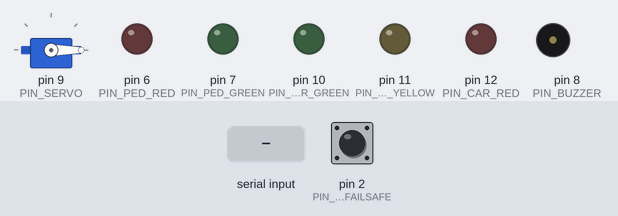
Bench run of a sketch on a simulated Arduino Nano, built with avr-gcc and run on an emulated ATmega328P. On the bench: servo, output pins drawn as LEDs (lit = HIGH), buzzer (waves = sounding, pin HIGH). The test bench sets the inputs (shaded band); at power-on: pin 2 (PIN_BTN_FAILSAFE) HIGH. What the sketch prints to the serial monitor is not drawn.

Above: at 1.9 s.
2.0 s: "1\n" received over Serial
At 2.5 s:
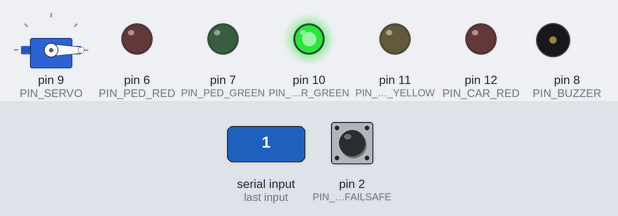
5.0 s: pin 2 (PIN_BTN_FAILSAFE) pulled LOW for 0.15 s
At 5.13 s:
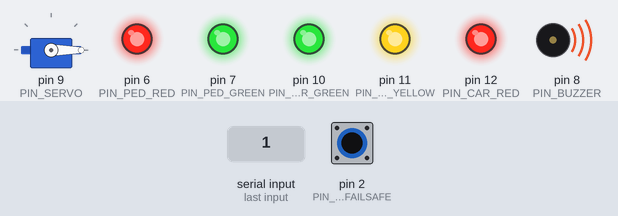
6.7 s: "2\n" received over Serial
At 7.3 s:
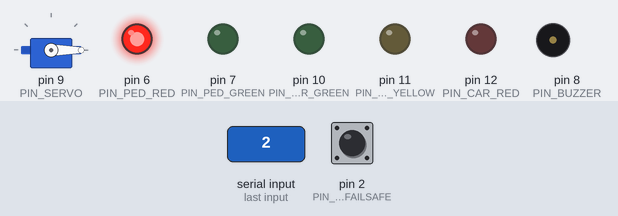
9.7 s: "3\n" received over Serial
At 9.77 s:
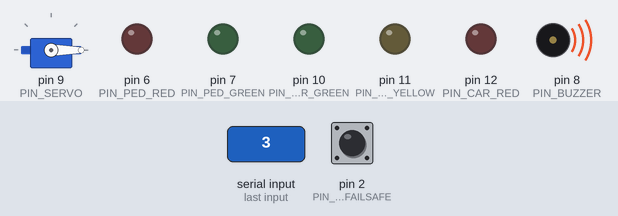
12.7 s: "4\n" received over Serial
At 15.2 s:
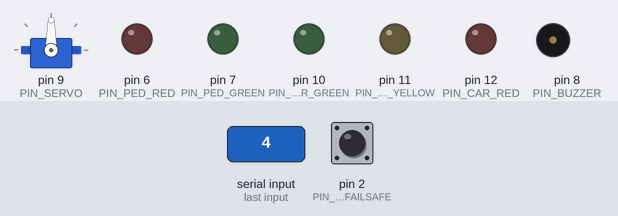
15.7 s: "b\n" received over Serial
At 18.5 s:
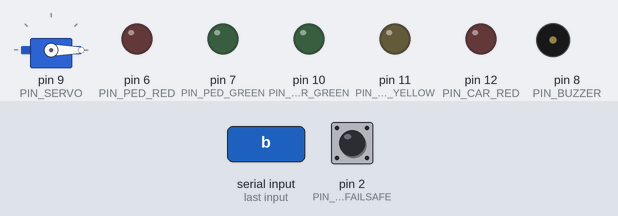
Timing chart, 0 to 19.7 s (numbered marks = the images above; inputs shaded):
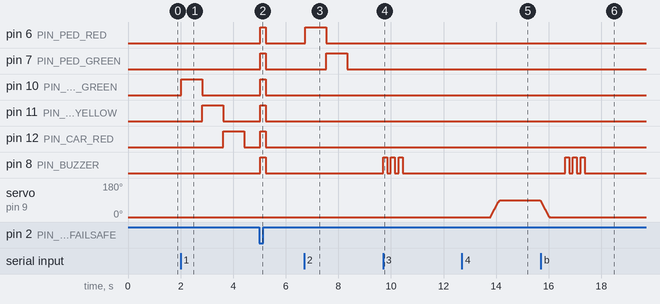

Measured:
- after the input at 2.0 s, pin 10 (PIN_CAR_GREEN): LOW → HIGH at once, → LOW 0.80 s later; pin 11 (PIN_CAR_YELLOW): LOW → HIGH after 0.82 s, → LOW 0.80 s later; pin 12 (PIN_CAR_RED): LOW → HIGH after 1.6 s, → LOW 0.80 s later
- after the input at 5.0 s, pin 6 (PIN_PED_RED), pin 7 (PIN_PED_GREEN), pin 10 (PIN_CAR_GREEN), pin 11 (PIN_CAR_YELLOW), pin 12 (PIN_CAR_RED), pin 8 (PIN_BUZZER): LOW → HIGH at once, → LOW 0.20 s later
- after the input at 6.7 s, pin 6 (PIN_PED_RED): LOW → HIGH at once, → LOW 0.80 s later; pin 7 (PIN_PED_GREEN): LOW → HIGH after 0.84 s, → LOW 0.80 s later
- after the input at 9.7 s, pin 8 (PIN_BUZZER): alternates HIGH for 0.15 s and LOW for 0.15 s, 6 changes in all, then stays LOW, starting at once
- after the input at 12.7 s, servo on pin 9 (PIN_SERVO): rises from 0° to 90° in 0.34 s, then falls to 80° in 1.6 s
- after the input at 15.7 s, pin 8 (PIN_BUZZER): alternates HIGH for 0.15 s and LOW for 0.15 s, 6 changes in all, then stays LOW, starting after 0.92 s

The sketch:

test_hardware_diagnostic.ino
```cpp
/*
 * ==============================================================================
 * DỰ ÁN: HỆ THỐNG ĐÈN GIAO THÔNG HỌC ĐƯỜNG THÔNG MINH AI - MARIE CURIE ACADEMY
 * CUỘC THI: HNUE OLYMPIC STEM 2026 - BẢNG TIỂU HỌC
 * ------------------------------------------------------------------------------
 * CHƯƠNG TRÌNH: FIRMWARE CHẨN ĐOÁN & THỬ NGHIỆM PHẦN CỨNG TỰ ĐỘNG
 * (HARDWARE DIAGNOSTIC & SANITY TEST SUITE)
 * ------------------------------------------------------------------------------
 * MỤC ĐÍCH:
 * Kiểm tra 100% cổng I/O trên Arduino Nano Expansion Shield v3.0 ngay sau khi nhận hàng.
 * Phát hiện ngay linh kiện lỗi, lỏng chân cắm hoặc sụt áp trước khi tích hợp hệ thống.
 * ==============================================================================
 * SƠ ĐỒ KẾT NỐI CHÂN TIÊU CHUẨN TRÊN NANO SHIELD V3.0:
 * - D2 : Nút bấm cơ học Failsafe (Nối chân S của D2, chân V nối 5V, chân G nối GND)
 * - D6 : Đèn LED Đi bộ ĐỎ
 * - D7 : Đèn LED Đi bộ XANH
 * - D8 : Còi chip Active Buzzer mini 5V
 * - D9 : Động cơ Servo mini SG90 (Cam -> S, Đỏ -> V, Nâu -> G)
 * - D10: Đèn LED Xe XANH
 * - D11: Đèn LED Xe VÀNG
 * - D12: Đèn LED Xe ĐỎ
 * ==============================================================================
 */

#include <Servo.h>

// Định nghĩa chân I/O
const int PIN_BTN_FAILSAFE = 2;
const int PIN_PED_RED      = 6;
const int PIN_PED_GREEN    = 7;
const int PIN_BUZZER       = 8;
const int PIN_SERVO        = 9;
const int PIN_CAR_GREEN    = 10;
const int PIN_CAR_YELLOW   = 11;
const int PIN_CAR_RED      = 12;

Servo testServo;
volatile bool btnPressed = false;
volatile unsigned long lastBtnTime = 0;

void onButtonInterrupt() {
  unsigned long now = millis();
  if (now - lastBtnTime > 500) {
    btnPressed = true;
    lastBtnTime = now;
  }
}

void setup() {
  Serial.begin(9600);
  while (!Serial && millis() < 3000); // Chờ cổng Serial tối đa 3s

  pinMode(PIN_CAR_GREEN, OUTPUT);
  pinMode(PIN_CAR_YELLOW, OUTPUT);
  pinMode(PIN_CAR_RED, OUTPUT);
  pinMode(PIN_PED_GREEN, OUTPUT);
  pinMode(PIN_PED_RED, OUTPUT);
  pinMode(PIN_BUZZER, OUTPUT);

  pinMode(PIN_BTN_FAILSAFE, INPUT_PULLUP);
  attachInterrupt(digitalPinToInterrupt(PIN_BTN_FAILSAFE), onButtonInterrupt, FALLING);

  testServo.write(0);
  testServo.attach(PIN_SERVO);
  testServo.write(0);

  printHeader();
  printMenu();
}

void loop() {
  if (Serial.available() > 0) {
    char ch = Serial.read();
    handleCommand(ch);
  }

  // Bắt sự kiện ấn nút Failsafe bất kỳ lúc nào
  if (btnPressed) {
    btnPressed = false;
    if (digitalRead(PIN_BTN_FAILSAFE) == LOW) {
      Serial.println(F("\n>>> [XÁC NHẬN] Nút bấm Failsafe (D2) hoạt động TỐT! (Đã chạm GND kích hoạt) <<<"));
      digitalWrite(PIN_BUZZER, HIGH);
      setAllLEDs(HIGH);
      delay(200);
      digitalWrite(PIN_BUZZER, LOW);
      setAllLEDs(LOW);
    }
  }
}

void printHeader() {
  Serial.println(F("\n========================================================"));
  Serial.println(F("    MCA SMART TRAFFIC LIGHT - HARDWARE DIAGNOSTIC SUITE "));
  Serial.println(F("         Trường Tiểu học Marie Curie Thái Bình          "));
  Serial.println(F("========================================================"));
  Serial.println(F("Sanity Test: Nano Shield v3.0 | ATmega328P | Baud: 9600"));
}

void printMenu() {
  Serial.println(F("\n--- DANH MỤC THỬ NGHIỆM LINH KIỆN (Gõ phím để chọn) ---"));
  Serial.println(F(" [1] Test Đèn LED Ô tô (D10 Xanh -> D11 Vàng -> D12 Đỏ)"));
  Serial.println(F(" [2] Test Đèn LED Đi bộ (D6 Đỏ -> D7 Xanh)"));
  Serial.println(F(" [3] Test Còi chip Buzzer (D8) (hoặc gõ phím 'B')"));
  Serial.println(F(" [4] Test Động cơ Servo SG90 Barie (D9: Quét 0 -> 90 -> 0 độ)"));
  Serial.println(F(" [5] Test Nút bấm Failsafe (D2)"));
  Serial.println(F(" [A] CHẠY TỰ ĐỘNG TOÀN BỘ (AUTO FULL HARDWARE SCAN)"));
  Serial.println(F(" [0] Tắt toàn bộ đèn và còi, hạ Barie về 0 độ"));
  Serial.print(F("Nhập lựa chọn của bạn: "));
}

void handleCommand(char cmd) {
  switch (cmd) {
    case '1':
      testCarLEDs();
      break;
    case '2':
      testPedestrianLEDs();
      break;
    case '3':
    case 'b':
    case 'B':
      testBuzzer();
      break;
    case '4':
      testServoMovement();
      break;
    case '5':
      Serial.println(F("\n-> Hãy ấn nút bấm cơ học trên chân D2. Đèn trên Nano sẽ phản hồi khi nhận tín hiệu..."));
      break;
    case 'a':
    case 'A':
      runFullAutoTest();
      break;
    case '0':
      turnOffAll();
      Serial.println(F("\n-> Đã tắt toàn bộ thiết bị!"));
      break;
    default:
      if (cmd != '\r' && cmd != '\n') {
        Serial.print(F("\n[!] Lệnh không hợp lệ: '"));
        Serial.print(cmd);
        Serial.println(F("'"));
        printMenu();
      }
      break;
  }
}

void testCarLEDs() {
  Serial.println(F("\n[TEST 1] Đang thử nghiệm Cụm 3 LED Xe ô tô:"));
  Serial.println(F(" - Bật LED XANH (D10)..."));
  digitalWrite(PIN_CAR_GREEN, HIGH); delay(800); digitalWrite(PIN_CAR_GREEN, LOW);
  Serial.println(F(" - Bật LED VÀNG (D11)..."));
  digitalWrite(PIN_CAR_YELLOW, HIGH); delay(800); digitalWrite(PIN_CAR_YELLOW, LOW);
  Serial.println(F(" - Bật LED ĐỎ (D12)..."));
  digitalWrite(PIN_CAR_RED, HIGH); delay(800); digitalWrite(PIN_CAR_RED, LOW);
  Serial.println(F("=> KẾT QUẢ TEST 1: Hoàn thành kiểm tra LED ô tô!"));
}

void testPedestrianLEDs() {
  Serial.println(F("\n[TEST 2] Đang thử nghiệm Cụm 2 LED Người đi bộ:"));
  Serial.println(F(" - Bật LED ĐỎ đi bộ (D6)..."));
  digitalWrite(PIN_PED_RED, HIGH); delay(800); digitalWrite(PIN_PED_RED, LOW);
  Serial.println(F(" - Bật LED XANH đi bộ (D7)..."));
  digitalWrite(PIN_PED_GREEN, HIGH); delay(800); digitalWrite(PIN_PED_GREEN, LOW);
  Serial.println(F("=> KẾT QUẢ TEST 2: Hoàn thành kiểm tra LED đi bộ!"));
}

void testBuzzer() {
  Serial.println(F("\n[TEST 3] Đang thử nghiệm Còi chip Active Buzzer (D8):"));
  for (int i = 0; i < 3; i++) {
    digitalWrite(PIN_BUZZER, HIGH);
    delay(150);
    digitalWrite(PIN_BUZZER, LOW);
    delay(150);
  }
  Serial.println(F("=> KẾT QUẢ TEST 3: Còi phát 3 nhịp 'tít... tít... tít...'. Thành công!"));
}

void testServoMovement() {
  Serial.println(F("\n[TEST 4] Đang thử nghiệm Động cơ Servo SG90 Barie (D9):"));
  Serial.println(F(" - Hạ Barie về 0 độ (Nằm ngang chắn đường)..."));
  testServo.write(0);
  delay(1000);

  Serial.println(F(" - Nâng Barie lên 90 độ (Mở lối đi bộ)..."));
  // Quét góc mượt mà chống sụt áp giật dòng
  for (int angle = 0; angle <= 90; angle += 5) {
    testServo.write(angle);
    delay(20);
  }
  delay(1500);

  Serial.println(F(" - Hạ Barie từ từ về 0 độ..."));
  for (int angle = 90; angle >= 0; angle -= 5) {
    testServo.write(angle);
    delay(20);
  }
  delay(500);
  Serial.println(F("=> KẾT QUẢ TEST 4: Động cơ Servo vận hành êm ái, góc mở 90 độ chuẩn!"));
}

void runFullAutoTest() {
  Serial.println(F("\n========================================================"));
  Serial.println(F(">>> BẮT ĐẦU QUY TRÌNH QUÉT TỰ ĐỘNG TOÀN BỘ LINH KIỆN <<<"));
  Serial.println(F("========================================================"));

  testCarLEDs();
  delay(500);
  testPedestrianLEDs();
  delay(500);
  testBuzzer();
  delay(500);
  testServoMovement();
  delay(500);

  Serial.println(F("\n[TEST 5] Kiểm tra Nút bấm Failsafe (D2):"));
  Serial.println(F("Học sinh có 5 giây để ấn nút Failsafe trên sa bàn..."));
  unsigned long startWait = millis();
  bool pressed = false;
  while (millis() - startWait < 5000) {
    if (digitalRead(PIN_BTN_FAILSAFE) == LOW) {
      pressed = true;
      break;
    }
    delay(50);
  }

  if (pressed) {
    Serial.println(F(">>> PASS: Nút bấm Failsafe phản hồi tốt! <<<"));
    digitalWrite(PIN_BUZZER, HIGH); delay(150); digitalWrite(PIN_BUZZER, LOW);
  } else {
    Serial.println(F(">>> CHÚ Ý: Không phát hiện thao tác ấn nút trong 5 giây (Bỏ qua). <<<"));
  }
  btnPressed = false; // Xóa cờ ngắt phần cứng D2 chống kích hoạt kép khi quay về loop()

  Serial.println(F("\n========================================================"));
  Serial.println(F(">>> TỔNG KẾT: TOÀN BỘ PHẦN CỨNG SẴN SÀNG 100% THI ĐẤU! <<<"));
  Serial.println(F("========================================================"));
  printMenu();
}

void setAllLEDs(int state) {
  digitalWrite(PIN_CAR_GREEN, state);
  digitalWrite(PIN_CAR_YELLOW, state);
  digitalWrite(PIN_CAR_RED, state);
  digitalWrite(PIN_PED_GREEN, state);
  digitalWrite(PIN_PED_RED, state);
}

void turnOffAll() {
  setAllLEDs(LOW);
  digitalWrite(PIN_BUZZER, LOW);
  testServo.write(0);
}
```
